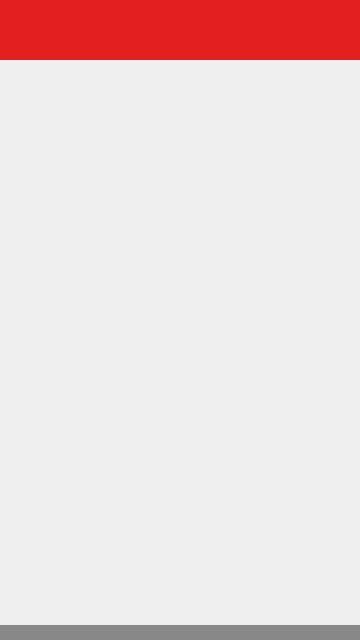
<?xml version="1.0" encoding="UTF-8"?>
<ui version="4.0">
 <class>AplicativoWidget</class>
 <widget class="QWidget" name="AplicativoWidget">
  <property name="geometry">
   <rect>
    <x>0</x>
    <y>0</y>
    <width>360</width>
    <height>640</height>
   </rect>
  </property>
  <property name="windowTitle">
   <string>AplicativoWidget</string>
  </property>
  <layout class="QVBoxLayout" name="verticalLayout">
   <property name="spacing">
    <number>0</number>
   </property>
   <property name="leftMargin">
    <number>0</number>
   </property>
   <property name="topMargin">
    <number>0</number>
   </property>
   <property name="rightMargin">
    <number>0</number>
   </property>
   <property name="bottomMargin">
    <number>0</number>
   </property>
   <item>
    <widget class="QWidget" name="topo" native="true">
     <property name="minimumSize">
      <size>
       <width>0</width>
       <height>60</height>
      </size>
     </property>
     <property name="maximumSize">
      <size>
       <width>16777215</width>
       <height>60</height>
      </size>
     </property>
     <property name="styleSheet">
      <string notr="true">background-color: rgb(228, 31, 31);</string>
     </property>
     <layout class="QHBoxLayout" name="horizontalLayout">
      <property name="spacing">
       <number>0</number>
      </property>
      <property name="leftMargin">
       <number>0</number>
      </property>
      <property name="topMargin">
       <number>0</number>
      </property>
      <property name="rightMargin">
       <number>0</number>
      </property>
      <property name="bottomMargin">
       <number>0</number>
      </property>
      <item>
       <spacer name="horizontalSpacer">
        <property name="orientation">
         <enum>Qt::Horizontal</enum>
        </property>
        <property name="sizeHint" stdset="0">
         <size>
          <width>161</width>
          <height>20</height>
         </size>
        </property>
       </spacer>
      </item>
      <item>
       <widget class="QPushButton" name="pushButton">
        <property name="minimumSize">
         <size>
          <width>0</width>
          <height>55</height>
         </size>
        </property>
        <property name="maximumSize">
         <size>
          <width>16777215</width>
          <height>55</height>
         </size>
        </property>
        <property name="styleSheet">
         <string notr="true">image: url(:/imagens/android.jpg);
border: none;
outline: none;</string>
        </property>
        <property name="text">
         <string/>
        </property>
       </widget>
      </item>
      <item>
       <spacer name="horizontalSpacer_2">
        <property name="orientation">
         <enum>Qt::Horizontal</enum>
        </property>
        <property name="sizeHint" stdset="0">
         <size>
          <width>161</width>
          <height>20</height>
         </size>
        </property>
       </spacer>
      </item>
     </layout>
    </widget>
   </item>
   <item>
    <widget class="QWidget" name="corpo" native="true"/>
   </item>
   <item>
    <widget class="QWidget" name="rodape" native="true">
     <property name="minimumSize">
      <size>
       <width>0</width>
       <height>15</height>
      </size>
     </property>
     <property name="maximumSize">
      <size>
       <width>16777215</width>
       <height>15</height>
      </size>
     </property>
     <property name="styleSheet">
      <string notr="true">background-color: rgb(136, 136, 136);</string>
     </property>
    </widget>
   </item>
  </layout>
 </widget>
 <layoutdefault spacing="6" margin="11"/>
 <resources/>
 <connections/>
</ui>
